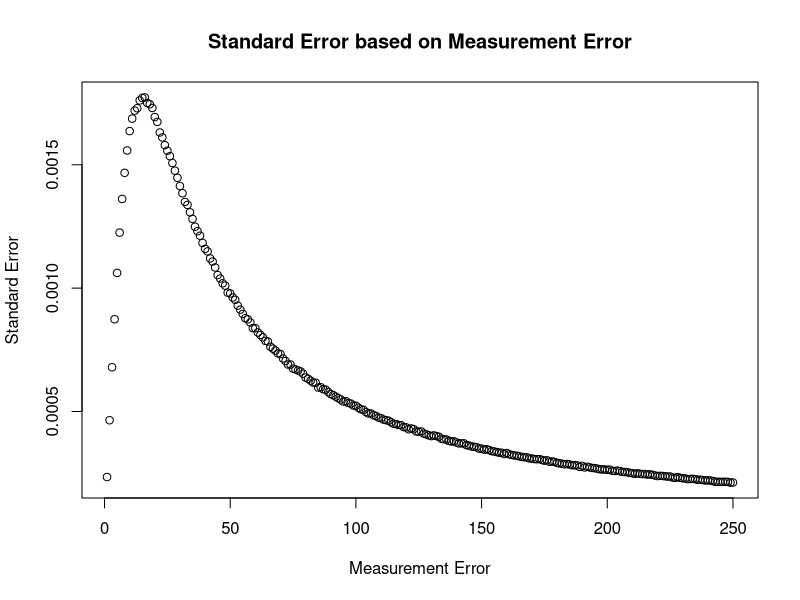
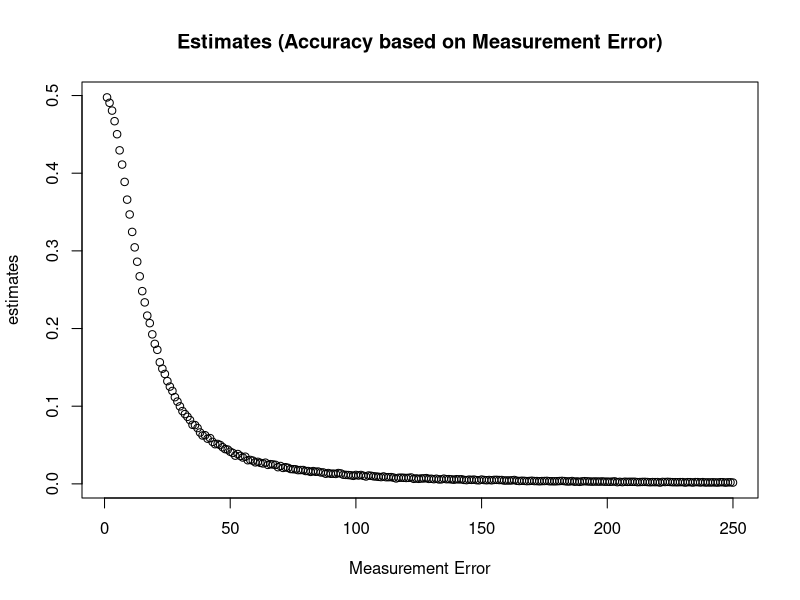
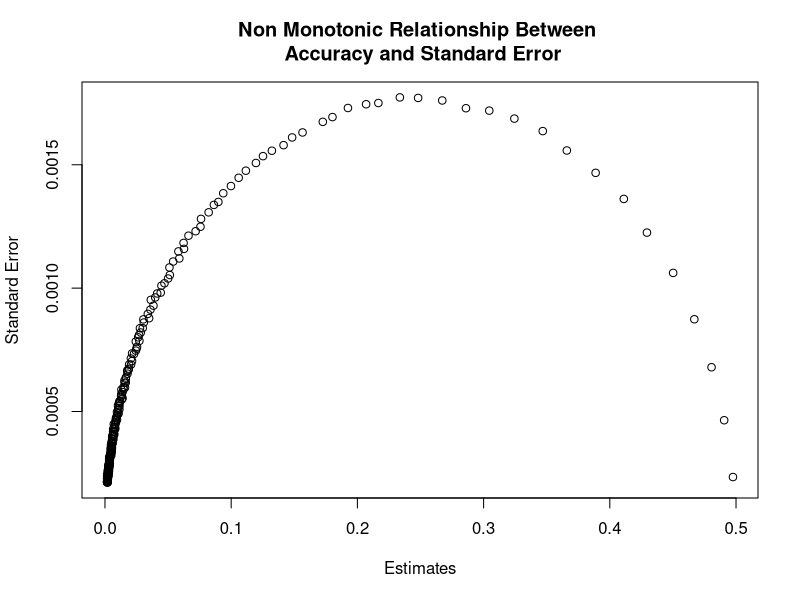
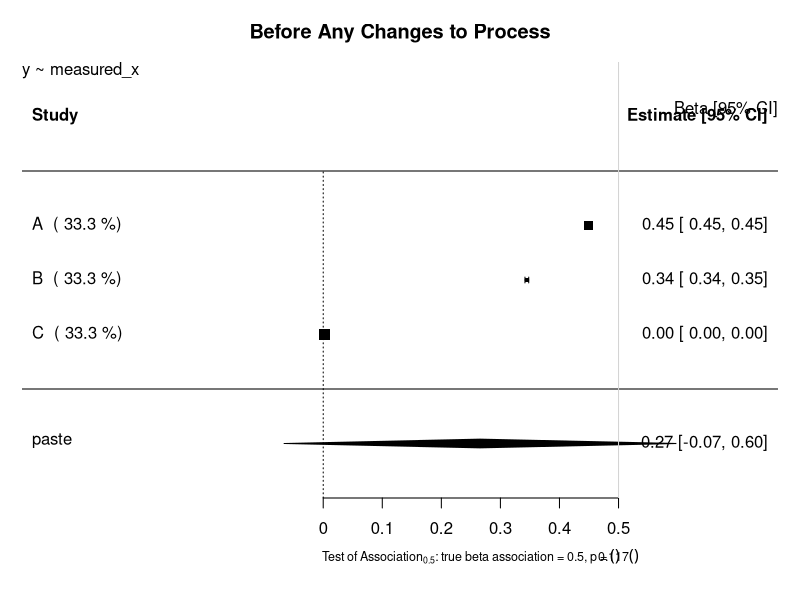
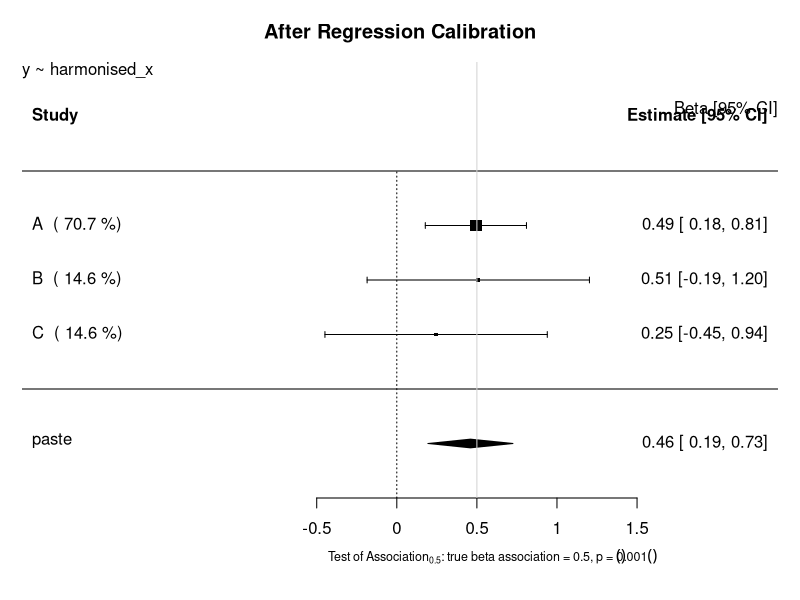
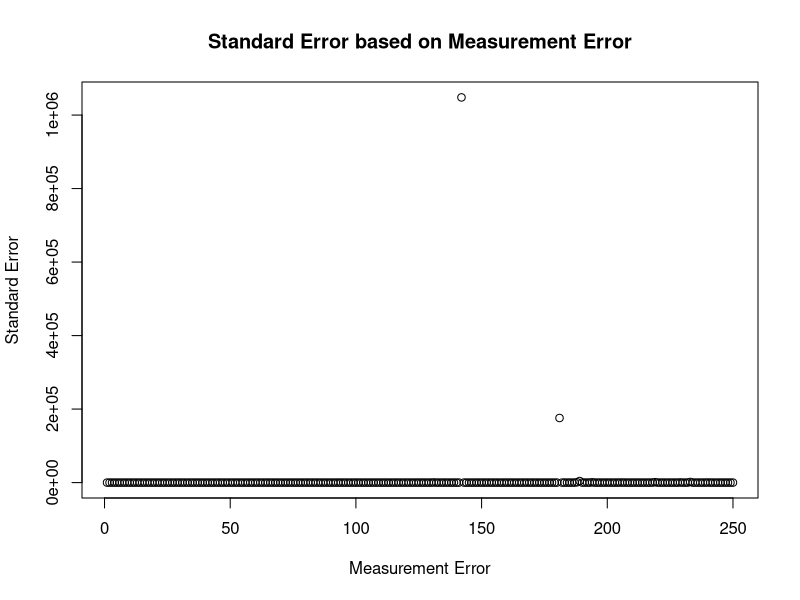
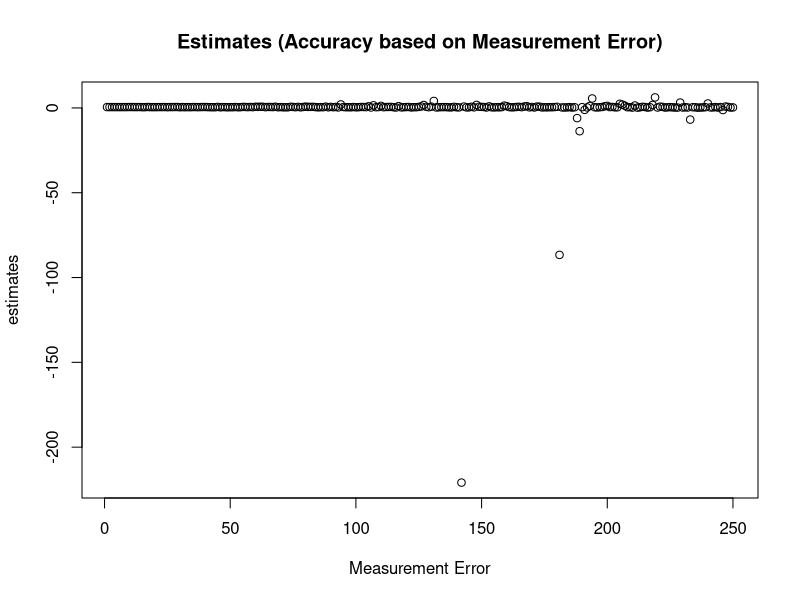
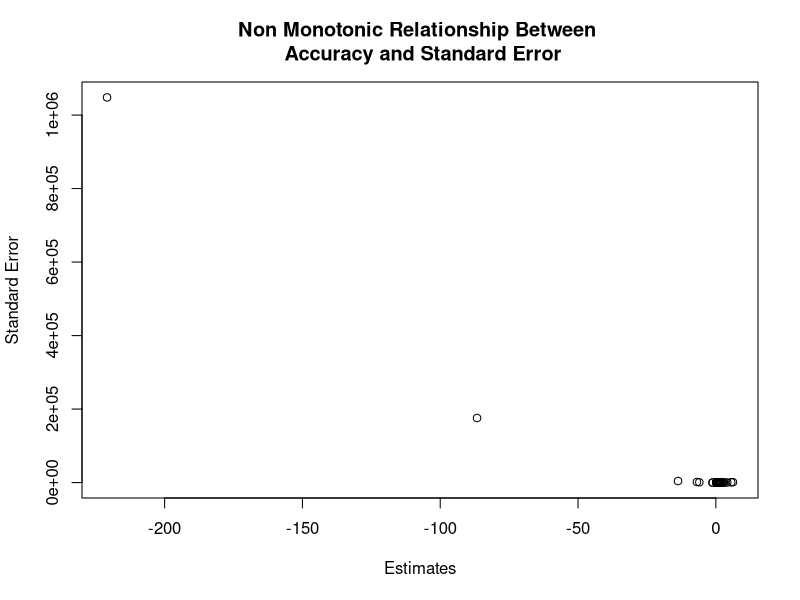

The R script that drew these images, in order:
# Investigation into semi monotonic behaviour of standard error in Continuous Variables
## Author: Paul Scherer
##         Tom Bishop
## Institute: University of Cambridge MRC Epidemiology Unit 
## Date: 6.09.2017

# In this file we want to investigate whether we can replicate the semi monotonic behaviour exhibited by 
# standard error dependent on standard measurement error
library(ggplot2)
library(reshape2)
library(parallel)
library(stats)
library(metafor)

# Raw Data Set Properties
set.seed(123)

trueBeta = 0.5
constant = 20

study_size = 20000
raw_mean = 40
raw_stdev = 15

# Create Dataframe with x, create y from x, then add normal random noise to x
raw_data = data.frame(x = rnorm(n = study_size, mean = raw_mean, sd = raw_stdev))
raw_data$y = (trueBeta*raw_data$x) + constant

###############################################################################
########################### Functions #########################################
###############################################################################

createStudyData <- function(raw_data, measurement_error){
    x_error = rnorm(n = study_size, mean = 0, sd = measurement_error)
    raw_data$measured_x = raw_data$x + x_error
    return(raw_data)
}

createValidationData <- function(val_size, measurement_error) {
    validation_data = data.frame(x =  rnorm(n = val_size, mean = raw_mean, sd = raw_stdev))
    x_error = rnorm(n = val_size, mean = 0, sd = measurement_error)
    validation_data$measured_x = validation_data$x + x_error
    return (validation_data)
}

#######################################################################################
########################### Motivation of the Problem #################################
#######################################################################################
## Graphing Standard Error as a function of Measurement Error
error_upperbound = 250
std_error = vector("numeric", length = error_upperbound)
estimates = vector("numeric", length = error_upperbound)

for (measurement_error in 1:error_upperbound){
	x_error = rnorm(n = study_size, mean = 0, sd = measurement_error)
	raw_data$measured_x = raw_data$x + x_error
	fmla = as.formula(y ~ measured_x)
	linear_model = lm(formula = fmla, data = raw_data)
	x_estimate = linear_model$coefficients["measured_x"]
	x_stdErr = summary(linear_model)$coefficients["measured_x", "Std. Error"]
	std_error[measurement_error] = x_stdErr
	estimates[measurement_error] = x_estimate
}
plot (x = (1:error_upperbound), y = std_error, xlab = "Measurement Error", ylab = "Standard Error", main = "Standard Error based on Measurement Error")
plot (x = (1:error_upperbound), y = estimates, xlab = "Measurement Error", ylab = "estimates", main = "Estimates (Accuracy based on Measurement Error)")

plot (x = estimates, y = std_error, xlab = "Estimates", ylab = "Standard Error", main = "Non Monotonic Relationship Between \n Accuracy and Standard Error")

#######################################################################################
######################## Exhibiting the Effects on Studies ############################
#######################################################################################
# General Parameters
validation_size = 400

# Study A
measureError_A = 5
studyData_A = createStudyData(raw_data = raw_data, measurement_error = measureError_A)
validation_data_A = createValidationData(val_size = validation_size, measurement_error = measureError_A )

# Study B
measureError_B = 10
studyData_B = createStudyData(raw_data = raw_data, measurement_error = measureError_B)
validation_data_B = createValidationData(val_size = validation_size, measurement_error = measureError_B )

# Study C
measureError_C = 200
studyData_C = createStudyData(raw_data = raw_data, measurement_error = measureError_C)
validation_data_C = createValidationData(val_size = validation_size, measurement_error = measureError_C )


lm_A <- lm(formula=y~measured_x, data=studyData_A)
estimate_A = lm_A$coefficients["measured_x"]
stdError_A = summary(lm_A)$coefficients["measured_x","Std. Error"]

lm_B <- lm(formula=y~measured_x, data=studyData_B)
estimate_B = lm_B$coefficients["measured_x"]
stdError_B = summary(lm_B)$coefficients["measured_x","Std. Error"]

lm_C <- lm(formula=y~measured_x, data=studyData_C)
estimate_C = lm_C$coefficients["measured_x"]
stdError_C = summary(lm_C)$coefficients["measured_x","Std. Error"]


## Random Effects Model Forest Plot Before Regression Calibration
estimates = c(estimate_A, estimate_B, estimate_C)
stand_errs = c(stdError_A, stdError_B, stdError_C)
labels = c("A","B","C")
res <- rma(yi = estimates, sei = stand_errs, method='DL', slab = labels)
weights_res <- weights.rma.uni(res)

# Forest Plot
res$slab <- paste(res$slab, " (", round(weights.rma.uni(res),digits=1), "%)")
fmla = as.formula(y~measured_x)
forest(res, mlab=bquote(paste('Overall (I'^2*' = ', .(round(res$I2)),'%, p = ',
    .(sprintf("%.3f", round(res$QEp,3))),')')),
xlab=bquote(paste('Test of Association'[0.5]*': true beta association = 0.5, p = ',
    .(sprintf("%.3f", round(res$pval,3))))), cex=1, cex.lab=0.75, cex.axis=1, main = "Before Any Changes to Process")
usr <- par("usr")
text(usr[2], usr[4], "Beta [95% CI]", adj = c(1, 4),cex=1)
text(usr[1], usr[4], paste0(gsub(paste0("Study Data","\\$"),"", deparse(fmla)),collapse="\n"), adj = c( 0, 1 ),cex=1)
abline(v = 0.5, col = "lightgray")


################################################################################################
################################################################################################
################################################################################################
################################################################################################

# Using real regression calibration.
## Modeling x ~ measured_x in validation
fmla_harmonisation = as.formula(x~measured_x)
# Study A
lambda_lm_A <- lm(formula=fmla_harmonisation, data=validation_data_A)
lambda_A = lambda_lm_A$coefficients["measured_x"]
stdError_lambda_A = summary(lambda_lm_A)$coefficients["measured_x","Std. Error"]

# Study B
lambda_lm_B <- lm(formula=fmla_harmonisation, data=validation_data_B)
lambda_B = lambda_lm_B$coefficients["measured_x"]
stdError_lambda_B = summary(lambda_lm_B)$coefficients["measured_x","Std. Error"]

# Study C
lambda_lm_C <- lm(formula=fmla_harmonisation, data=validation_data_C)
lambda_C = lambda_lm_C$coefficients["measured_x"]
stdError_lambda_C = summary(lambda_lm_C)$coefficients["measured_x","Std. Error"]


lm_A <- lm(formula=y~measured_x, data=studyData_A)
estimate_A = lm_A$coefficients["measured_x"]
stdError_A = summary(lm_A)$coefficients["measured_x","Std. Error"]

lm_B <- lm(formula=y~measured_x, data=studyData_B)
estimate_B = lm_B$coefficients["measured_x"]
stdError_B = summary(lm_B)$coefficients["measured_x","Std. Error"]

lm_C <- lm(formula=y~measured_x, data=studyData_C)
estimate_C = lm_C$coefficients["measured_x"]
stdError_C = summary(lm_C)$coefficients["measured_x","Std. Error"]

corrected_estimate_A = estimate_A / lambda_A
corrected_estimate_B = estimate_B / lambda_B
corrected_estimate_C = estimate_C / lambda_C

# calculate the corrected standard error
var_Beta = (sqrt(validation_size) * summary(lm_A)$coefficients["measured_x","Std. Error"])^2
#var_Beta = summary(lm_A)$sigma**2
# var_Beta = (summary(lm_A)$coefficients["measured_x","Std. Error"])^2
lambda_pure = unlist(unname(lambda_lm_A$coefficients["measured_x"]))
beta_lambda_div_sq = (unname(unlist(lm_A$coefficients["measured_x"]/(lambda_lm_A$coefficients["measured_x"])^2)))^2
var_lambda = (sqrt(validation_size) * summary(lambda_lm_A)$coefficients["measured_x","Std. Error"])^2
delta_variance = (var_Beta / (lambda_pure)^2) + (beta_lambda_div_sq * var_lambda)
delta_stdError_A = sqrt(delta_variance)/sqrt(validation_size) 
delta_stdError_A = sqrt(delta_variance)

var_lambda = (sqrt(validation_size) * summary(lambda_lm_B)$coefficients["measured_x","Std. Error"])^2
var_Beta = (sqrt(validation_size) * summary(lm_B)$coefficients["measured_x","Std. Error"])^2
#var_Beta = summary(lm_A)$sigma**2
# var_Beta = (summary(lm_A)$coefficients["measured_x","Std. Error"])^2
lambda_pure = unlist(unname(lambda_lm_B$coefficients["measured_x"]))
beta_lambda_div_sq = (unname(unlist(lm_B$coefficients["measured_x"]/(lambda_lm_B$coefficients["measured_x"])^2)))^2
delta_variance = (var_Beta / (lambda_pure)^2) + beta_lambda_div_sq * var_lambda
delta_stdError_B = sqrt(delta_variance)/sqrt(validation_size) 
delta_stdError_B = sqrt(delta_variance)


var_lambda = (sqrt(validation_size) * summary(lambda_lm_B)$coefficients["measured_x","Std. Error"])^2
var_Beta = (sqrt(validation_size) * summary(lm_B)$coefficients["measured_x","Std. Error"])^2
#var_Beta = summary(lm_A)$sigma**2
# var_Beta = (summary(lm_A)$coefficients["measured_x","Std. Error"])^2
lambda_pure = unlist(unname(lambda_lm_B$coefficients["measured_x"]))
beta_lambda_div_sq = (unname(unlist(lm_B$coefficients["measured_x"]/(lambda_lm_B$coefficients["measured_x"])^2)))^2
delta_variance = (var_Beta / (lambda_pure)^2) + beta_lambda_div_sq * var_lambda
delta_stdError_C = sqrt(delta_variance)/sqrt(validation_size) 
delta_stdError_C = sqrt(delta_variance)

## Random Effects Model Forest Plot After Regression Calibration
estimates = c(corrected_estimate_A, corrected_estimate_B, corrected_estimate_C)
stand_errs = c(delta_stdError_A, delta_stdError_B, delta_stdError_C)
labels = c("A","B","C")
res <- rma(yi = estimates, sei = stand_errs, method='DL', slab = labels)
weights_res <- weights.rma.uni(res)

# Forest Plot
res$slab <- paste(res$slab, " (", round(weights.rma.uni(res),digits=1), "%)")
fmla = as.formula(y~harmonised_x)
forest(res, mlab=bquote(paste('Overall (I'^2*' = ', .(round(res$I2)),'%, p = ',
    .(sprintf("%.3f", round(res$QEp,3))),')')),
xlab=bquote(paste('Test of Association'[0.5]*': true beta association = 0.5, p = ',
    .(sprintf("%.3f", round(res$pval,3))))), cex=1, cex.lab=0.75, cex.axis=1, main = "After Regression Calibration")
usr <- par("usr")
text(usr[2], usr[4], "Beta [95% CI]", adj = c(1, 4),cex=1)
text(usr[1], usr[4], paste0(gsub(paste0("Study Data","\\$"),"", deparse(fmla)),collapse="\n"), adj = c( 0, 1 ),cex=1)
abline(v = 0.5, col = "lightgray")

## Graphing Standard Error as a function of Measurement Error
error_upperbound = 250
std_error = vector("numeric", length = error_upperbound)
estimates = vector("numeric", length = error_upperbound)

for (measurement_error in 1:error_upperbound){
    studyData_graph = createStudyData(raw_data = raw_data, measurement_error = measurement_error)
    validation_data_graph = createValidationData(val_size = validation_size, measurement_error = measurement_error)

    # calculate the lambda
    fmla_harmonisation = as.formula(x~measured_x)
    lambda_lm_graph <- lm(formula=fmla_harmonisation, data=validation_data_graph)
    lambda_graph = lambda_lm_graph$coefficients["measured_x"]
    stdError_lambda_graph = summary(lambda_lm_graph)$coefficients["measured_x","Std. Error"]

    # calculate the estimates using the normal study data
    lm_graph <- lm(formula=y~measured_x, data=studyData_graph)
    estimate_graph = lm_graph$coefficients["measured_x"]
    stdError_graph = summary(lm_graph)$coefficients["measured_x","Std. Error"]

    # Propagate Errors in Standard Error
    var_lambda = (sqrt(validation_size) * summary(lambda_lm_graph)$coefficients["measured_x","Std. Error"])^2
    var_Beta = (sqrt(validation_size) * summary(lm_graph)$coefficients["measured_x","Std. Error"])^2
    #var_Beta = summary(lm_A)$sigma**2
    # var_Beta = (summary(lm_A)$coefficients["measured_x","Std. Error"])^2
    lambda_pure = unlist(unname(lambda_lm_graph$coefficients["measured_x"]))
    beta_lambda_div_sq = (unname(unlist(lm_graph$coefficients["measured_x"]/(lambda_lm_graph$coefficients["measured_x"])^2)))^2
    delta_variance = (var_Beta / (lambda_pure)^2) + beta_lambda_div_sq * var_lambda
    delta_stdError_B = sqrt(delta_variance)/sqrt(validation_size) 
    delta_stdError_B = sqrt(delta_variance)

    std_error[measurement_error] = delta_stdError_B
    estimates[measurement_error] = estimate_graph/lambda_graph
}
plot (x = (1:error_upperbound), y = std_error, xlab = "Measurement Error", ylab = "Standard Error", main = "Standard Error based on Measurement Error")
plot (x = (1:error_upperbound), y = estimates, xlab = "Measurement Error", ylab = "estimates", main = "Estimates (Accuracy based on Measurement Error)")
plot (x = estimates, y = std_error, xlab = "Estimates", ylab = "Standard Error", main = "Non Monotonic Relationship Between \n Accuracy and Standard Error")



################################################################################################
################################################################################################
################################################################################################
################################################################################################
## PREDICT (ERROR IN VARIABLES MODELS)

## Modeling x ~ measured_x in validation
fmla_harmonisation = as.formula(x~measured_x)
# Study A
lambda_lm_A <- lm(formula=fmla_harmonisation, data=validation_data_A)
lambda_A = lambda_lm_A$coefficients["measured_x"]
stdError_lambda_A = summary(lambda_lm_A)$coefficients["measured_x","Std. Error"]

# Study B
lambda_lm_B <- lm(formula=fmla_harmonisation, data=validation_data_B)
lambda_B = lambda_lm_B$coefficients["measured_x"]
stdError_lambda_B = summary(lambda_lm_B)$coefficients["measured_x","Std. Error"]

# Study C
lambda_lm_C <- lm(formula=fmla_harmonisation, data=validation_data_C)
lambda_C = lambda_lm_C$coefficients["measured_x"]
stdError_lambda_C = summary(lambda_lm_C)$coefficients["measured_x","Std. Error"]


## Transformation and Regression
# Study A
new = data.frame(measured_x = studyData_A$measured_x)
studyData_A$harmonised_x = predict(lambda_lm_A, newdata = new)
lm_A <- lm(formula=y~harmonised_x, data=studyData_A)
estimate_A = lm_A$coefficients["harmonised_x"]
stdError_A = summary(lm_A)$coefficients["harmonised_x","Std. Error"]

# Study B
new = data.frame(measured_x = studyData_B$measured_x)
studyData_B$harmonised_x = predict(lambda_lm_B, newdata = new)
lm_B <- lm(formula=y~harmonised_x, data=studyData_B)
estimate_B = lm_B$coefficients["harmonised_x"]
stdError_B = summary(lm_B)$coefficients["harmonised_x","Std. Error"]

# Study C
new = data.frame(measured_x = studyData_C$measured_x)
studyData_C$harmonised_x = predict(lambda_lm_C, newdata = new)
lm_C <- lm(formula=y~harmonised_x, data=studyData_C)
estimate_C = lm_C$coefficients["harmonised_x"]
stdError_C = summary(lm_C)$coefficients["harmonised_x","Std. Error"]


## Random Effects Model Forest Plot After Regression Modeling
estimates = c(estimate_A, estimate_B, estimate_C)
stand_errs = c(stdError_A, stdError_B, stdError_C)
labels = c("A","B","C")
res <- rma(yi = estimates, sei = stand_errs, method='DL', slab = labels)
weights_res <- weights.rma.uni(res)

# Forest Plot
res$slab <- paste(res$slab, " (", round(weights.rma.uni(res),digits=1), "%)")
fmla = as.formula(y~harmonised_x)
forest(res, mlab=bquote(paste('Overall (I'^2*' = ', .(round(res$I2)),'%, p = ',
    .(sprintf("%.3f", round(res$QEp,3))),')')),
xlab=bquote(paste('Test of Association'[0.5]*': true beta association = 0.5, p = ',
    .(sprintf("%.3f", round(res$pval,3))))), cex=1, cex.lab=0.75, cex.axis=1, main = "After Validation Regression")
usr <- par("usr")
text(usr[2], usr[4], "Beta [95% CI]", adj = c(1, 4),cex=1)
text(usr[1], usr[4], paste0(gsub(paste0("Study Data","\\$"),"", deparse(fmla)),collapse="\n"), adj = c( 0, 1 ),cex=1)
abline(v = 0.5, col = "lightgray")

################################################################################################
################################################################################################
################################################################################################
################################################################################################# 
## By manually predicting values using the model created
## Modeling x ~ measured_x in validation
fmla_harmonisation = as.formula(x~measured_x)
# Study A
lambda_lm_A <- lm(formula=fmla_harmonisation, data=validation_data_A)
lambda_A = lambda_lm_A$coefficients["measured_x"]
intercept_lambda_A = lambda_lm_A$coefficients["(Intercept)"]
stdError_lambda_A = summary(lambda_lm_A)$coefficients["measured_x","Std. Error"]

# Study B
lambda_lm_B <- lm(formula=fmla_harmonisation, data=validation_data_B)
lambda_B = lambda_lm_B$coefficients["measured_x"]
intercept_lambda_B = lambda_lm_B$coefficients["(Intercept)"]
stdError_lambda_B = summary(lambda_lm_B)$coefficients["measured_x","Std. Error"]

# Study C
lambda_lm_C <- lm(formula=fmla_harmonisation, data=validation_data_C)
lambda_C = lambda_lm_C$coefficients["measured_x"]
intercept_lambda_C = lambda_lm_C$coefficients["(Intercept)"]
stdError_lambda_C = summary(lambda_lm_C)$coefficients["measured_x","Std. Error"]

studyData_A$lambdadx = studyData_A$measured_x*lambda_A + intercept_lambda_A
lm_A <- lm(formula=y~lambdadx, data=studyData_A)
estimate_A = lm_A$coefficients["lambdadx"]
stdError_A = summary(lm_A)$coefficients["lambdadx","Std. Error"]

studyData_B$lambdadx = studyData_B$measured_x*lambda_B + intercept_lambda_B
lm_B <- lm(formula=y~lambdadx, data=studyData_B)
estimate_B = lm_B$coefficients["lambdadx"]
stdError_B = summary(lm_B)$coefficients["lambdadx","Std. Error"]

studyData_C$lambdadx = studyData_C$measured_x*lambda_C + intercept_lambda_C
lm_C <- lm(formula=y~lambdadx, data=studyData_C)
estimate_C = lm_C$coefficients["lambdadx"]
stdError_C = summary(lm_C)$coefficients["lambdadx","Std. Error"]


## Random Effects Model Forest Plot After Regression Calibration in all members of measured x
estimates = c(estimate_A, estimate_B, estimate_C)
stand_errs = c(stdError_A, stdError_B, stdError_C)
labels = c("A","B","C")
res <- rma(yi = estimates, sei = stand_errs, method='DL', slab = labels)
weights_res <- weights.rma.uni(res)

# Forest Plot
res$slab <- paste(res$slab, " (", round(weights.rma.uni(res),digits=1), "%)")
fmla = as.formula(y~harmonised_x)
forest(res, mlab=bquote(paste('Overall (I'^2*' = ', .(round(res$I2)),'%, p = ',
    .(sprintf("%.3f", round(res$QEp,3))),')')),
xlab=bquote(paste('Test of Association'[0.5]*': true beta association = 0.5, p = ',
    .(sprintf("%.3f", round(res$pval,3))))), cex=1, cex.lab=0.75, cex.axis=1, main = "After Members Modification Paul Edition")
usr <- par("usr")
text(usr[2], usr[4], "Beta [95% CI]", adj = c(1, 4),cex=1)
text(usr[1], usr[4], paste0(gsub(paste0("Study Data","\\$"),"", deparse(fmla)),collapse="\n"), adj = c( 0, 1 ),cex=1)
abline(v = 0.5, col = "lightgray")
